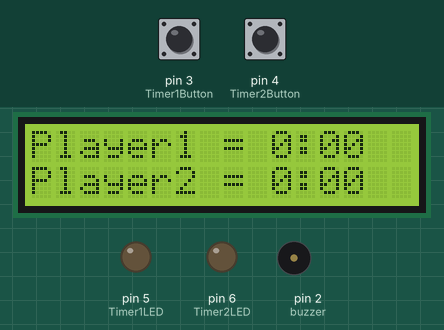
Simulated run of this sketch. Board: Arduino Uno, built with avr-gcc and run on an emulated ATmega328P. Parts: 16×2 character LCD, output pins drawn as LEDs (lit = HIGH), buzzer (waves = sounding, pin HIGH). The test bench sets the inputs (shaded band); at power-on: pin 3 (Timer1Button) HIGH, pin 4 (Timer2Button) HIGH.

Above: at 1.3 s.
1.4 s: pin 3 (Timer1Button) pulled LOW for 0.15 s
At 2.8 s:
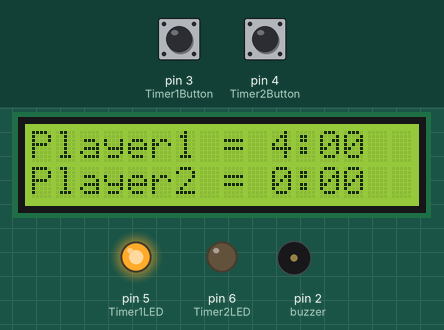
4.5 s: pin 4 (Timer2Button) pulled LOW for 0.15 s
At 5.7 s:
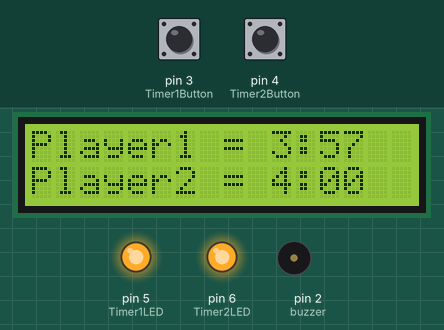
7.6 s: pin 3 (Timer1Button) pulled LOW for 1 s
At 8.8 s:
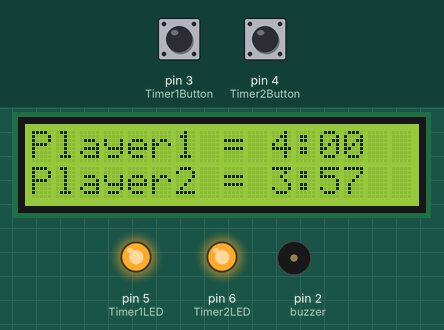
10.5 s: pin 4 (Timer2Button) pulled LOW for 1 s
At 11.8 s:
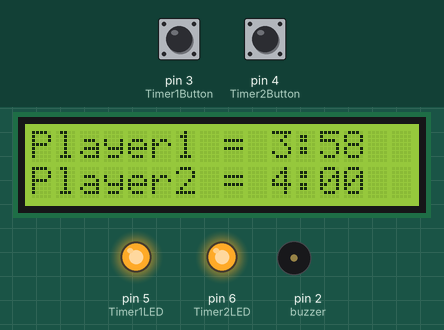
Timing chart, 0 to 13.5 s (numbered marks = the images above; inputs shaded):
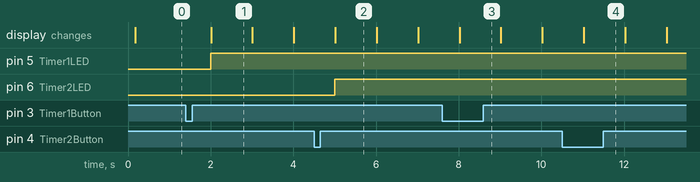

Measured:
- after the input at 1.4 s, pin 5 (Timer1LED): LOW → HIGH after 0.60 s; the display: changes after 0.61 s (image 1)
- after the input at 4.5 s, pin 6 (Timer2LED): LOW → HIGH after 0.51 s
- what the display in image 1 shows lasts 1.0 s, from 2.0 s to 3.0 s

The sketch:

Blood_Bowl_Dual_Timer.ino
```cpp
#include <SoftwareSerial.h>
#include <elapsedMillis.h>
#include <LiquidCrystal.h>

elapsedMillis timeElapsedClock; //For Tracking Seconds Countdown
elapsedMillis timeElapsedTooLong; //For Tracking When Unit has been left on too long

const byte CLR = 12; const byte Line2 = 148; const byte Line1 = 128; const byte Note1 = 220; const byte Note2 = 222; const byte Note3 = 224; // Vars for Making lcd Commands Eaiser
int Timer1Mins; byte Timer1Secs; int Timer2Mins; byte Timer2Secs; //Vars for storing Time
byte Timer1Counting = 0; byte Timer1InAlarm = 0; byte Timer2InAlarm = 0; byte Timer2Counting = 0; byte OnTooLong = 0; //Vars for tracking running status
int Timer1Countdown = 0; int Timer2Countdown = 0; //Vars for Counting down
int Timer1AlarmTracking; int Timer2AlarmTracking;  //Vars for Alarms
int TooLongAlarm = 0;

const byte Timer1Button = 3; const byte Timer2Button = 4; const byte Timer1LED = 5; const byte Timer2LED = 6; //Setup Inputs & Outputs Pins
const int buzzer = 2;
const int AlarmDuration = 2; // Sets How long the Alarm goes on for (This is NOT Seconds or Milliseconds This number is program loop count)
const int Timer1Time = 240; const int Timer2Time = 240; //Seconds to countdown from for each timer
const long LeftOnTooLong = 600; //Seconds till alarm goes off for being turned on too long with no fresh inputs (Currently set for 30 seconds after last timer went off)
//SoftwareSerial lcd = SoftwareSerial(255, lcdPin); // Setup for lcd Communications
LiquidCrystal lcd(7, 8, 9, 10, 11, 12);


void setup(void)
{
  Serial.begin(9600); // Start Serial Output for Diagnostics
  pinMode(buzzer, OUTPUT); //Set buzer - pin 2 as an output
  pinMode(Timer1Button, INPUT_PULLUP); pinMode(Timer2Button, INPUT_PULLUP); // Sets pins for Input with Pull Up Resistor Internally
  pinMode(Timer1LED, OUTPUT); pinMode(Timer2LED, OUTPUT); // Sets pins for Output
  lcd.begin(16, 2); // Start lcd Communications
  lcd.clear(); lcd.noBlink(); delay (100); // Sets system to on with no cursor, Turn backlight on, Clear
  Timer1Countdown = Timer1Time; Timer2Countdown = Timer2Time; // Sets The wanted countdown Secs into the vars that do the counting
  lcd.write(CLR);
}


void loop(void)
{
  ReadButtons(); // Go check inputs for button presses
  UpdateTime(); // Go update the countdowns if needed
  if (OnTooLong == 0) {
    Updatelcd(); //Show the Screen For Counting down if it has not been on too long
  }
  else {
    lcdTooLong(); //Display shutdown screen because unit was left on too long
  }
  TimerAlarms(); // Go see if either timer is in Alarm if so then run alarm
  TooLong(); // Go check to see if the unit has been on too long
}


void ReadButtons()
{
  if (digitalRead(Timer1Button) == LOW) {
    Timer1Countdown = Timer1Time;  // Timer 1 Start
    Timer1InAlarm = 0;
    Timer1Counting = 1;
    timeElapsedTooLong = 0;
    OnTooLong = 0;
  }
  if (digitalRead(Timer2Button) == LOW) {
    Timer2Countdown = Timer2Time;  // Timer 2 Start
    Timer2InAlarm = 0;
    Timer2Counting = 1;
    timeElapsedTooLong = 0;
    OnTooLong = 0;
  }
}

void Updatelcd()
{
  if (Timer1Secs < 10) {
    //lcd.write(Line1);  //If below 10 seconds then pad extra :0x
    lcd.setCursor(0,0);
    lcd.print ("Player1 = ");
    lcd.print (Timer1Mins);
    lcd.print(":0");
    lcd.print(Timer1Secs);
    lcd.print("   ");
  }
  else {
    //lcd.write(Line1);  // Print Time Left
    lcd.setCursor(0,0);
    lcd.print ("Player1 = ");
    lcd.print (Timer1Mins);
    lcd.print(":");
    lcd.print(Timer1Secs);
    lcd.print("   ");
  }
  if (Timer2Secs < 10) {
    //lcd.write(Line2);  //If below 10 seconds then pad extra :0x
    lcd.setCursor(0,1);
    lcd.print ("Player2 = ");
    lcd.print (Timer2Mins);
    lcd.print(":0");
    lcd.print(Timer2Secs);
    lcd.print("   ");
  }
  else {
    //lcd.write(Line2);  // Print Time Left
    lcd.setCursor(0,1);
    lcd.print ("Player2 = ");
    lcd.print (Timer2Mins);
    lcd.print(":");
    lcd.print(Timer2Secs);
    lcd.print("   ");
  }
}

void UpdateTime()
{
  if (timeElapsedClock >= 1000) // If 1 second has passed since the last second counted then run code to update times andremove one second
  {
    if (Timer1Counting == 1) // If Timer 1 is running then run the code to subtract time
    {
      digitalWrite(Timer1LED, HIGH); Timer1Mins = floor(Timer1Countdown / 60); Timer1Secs = (Timer1Countdown - (Timer1Mins * 60)); // Compute how much time left vs how much passed
      Timer1Countdown --; // Subtract 1 Second from the clock Var
      if (Timer1Countdown < 0) {
        Timer1Counting = 0;  // If time is up then stop the timer and turn on the alarm
        Timer1InAlarm = 1;
        digitalWrite(Timer1LED, LOW);
      }
    }

    if (Timer2Counting == 1) // If timer 2 is running then run the code to subtract time
    {
      digitalWrite(Timer2LED, HIGH); Timer2Mins = floor(Timer2Countdown / 60); Timer2Secs = (Timer2Countdown - (Timer2Mins * 60)); // Compute how much time left vs how much passed
      Timer2Countdown --; // Subtract 1 Second from the clock Var
      if (Timer2Countdown < 0) {
        Timer2Counting = 0;  // If time is up then stop the timer and turn on the alarm
        Timer2InAlarm = 1;
        digitalWrite(Timer2LED, LOW);
      }
    }
    timeElapsedClock = 0; //1 second has passed now so reset the millisecond count again.
  }
}

void TimerAlarms ()
{
  if (Timer1InAlarm == 1)  //If timer 1 is in alarm then flash the light and play notes on lcd
  {
    if (timeElapsedClock <= 300) {
      digitalWrite(Timer1LED, LOW);
    }
    if (timeElapsedClock >= 700) {
      digitalWrite(Timer1LED, HIGH);
      Timer1AlarmTracking++;
      tone(buzzer, Note2);
      delay(1000);
      noTone(buzzer);
    }
    if (Timer1AlarmTracking >= AlarmDuration) {
      digitalWrite(Timer1LED, LOW);  //If alarm duration has been met then stop the alarm
      Timer1AlarmTracking = 0;
      Timer1InAlarm = 0;
    }
  }


  if (Timer2InAlarm == 1) //If timer 2 is in alarm then flash the light and play notes on lcd
  {
    if (timeElapsedClock <= 400) {
      digitalWrite(Timer2LED, LOW);
    }
    if (timeElapsedClock >= 800) {
      digitalWrite(Timer2LED, HIGH);
      Timer2AlarmTracking++;
      tone(buzzer, Note2);
      delay(1000);
      noTone(buzzer);
    }
    if (Timer2AlarmTracking >= AlarmDuration) {
      digitalWrite(Timer2LED, LOW);  //If alarm duration has been met then stop the alarm
      Timer2AlarmTracking = 0;
      Timer2InAlarm = 0;
    }
  }
}

void TooLong ()
{
  if (Timer1Counting == 1 || Timer2Counting == 1) {
    timeElapsedTooLong = 0; // If either timer is running then keep reseting the TooLong timer so it is not counting time when the time in use
    TooLongAlarm = 0;
  }
  if (timeElapsedTooLong > (LeftOnTooLong * 1000)) // If it's been too long since the last alarm or keypress then go into too long alarm
  {
    OnTooLong = 1;
    if (timeElapsedClock <= 200) {
      digitalWrite(Timer2LED, LOW);
      digitalWrite(Timer1LED, HIGH);
    }
    if (timeElapsedClock >= 800) {
      digitalWrite(Timer2LED, HIGH);
      digitalWrite(Timer1LED, LOW);
      if (TooLongAlarm <= 3) {
        tone(buzzer, Note3);
        delay(1000);
        noTone(buzzer);
        TooLongAlarm++;
      }
      //tone(buzzer, Note3);
      //delay(1000);
      //noTone(buzzer);
    }
  }
}

void lcdTooLong ()
{
  //lcd.write(Line1);  // Change Display to msg until turned off or or another timer is started
  lcd.setCursor(0,0);
  lcd.print(" You Forgot Me! ");
  //lcd.write(Line2);
  lcd.setCursor(0,1);
  lcd.print("  Turn Me Off! ");
}
```
